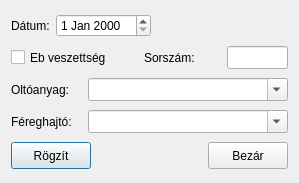
<?xml version="1.0" encoding="UTF-8"?>
<ui version="4.0">
 <class>frmOlt</class>
 <widget class="QDialog" name="frmOlt">
  <property name="geometry">
   <rect>
    <x>0</x>
    <y>0</y>
    <width>299</width>
    <height>183</height>
   </rect>
  </property>
  <property name="windowTitle">
   <string>Oltás - Féreghajtás</string>
  </property>
  <property name="windowIcon">
   <iconset resource="images.qrc">
    <normaloff>:/images/1263673602_Antivirus-64.png</normaloff>:/images/1263673602_Antivirus-64.png</iconset>
  </property>
  <layout class="QGridLayout" name="gridLayout_2">
   <item row="0" column="0">
    <layout class="QHBoxLayout" name="horizontalLayout">
     <item>
      <widget class="QLabel" name="label">
       <property name="text">
        <string>Dátum:</string>
       </property>
      </widget>
     </item>
     <item>
      <widget class="QDateEdit" name="dateEdit">
       <property name="minimumSize">
        <size>
         <width>0</width>
         <height>23</height>
        </size>
       </property>
       <property name="maximumSize">
        <size>
         <width>16777215</width>
         <height>23</height>
        </size>
       </property>
      </widget>
     </item>
     <item>
      <spacer name="horizontalSpacer_4">
       <property name="orientation">
        <enum>Qt::Horizontal</enum>
       </property>
       <property name="sizeHint" stdset="0">
        <size>
         <width>40</width>
         <height>20</height>
        </size>
       </property>
      </spacer>
     </item>
    </layout>
   </item>
   <item row="1" column="0">
    <layout class="QGridLayout" name="gridLayout">
     <item row="0" column="0">
      <widget class="QCheckBox" name="checkBox">
       <property name="minimumSize">
        <size>
         <width>127</width>
         <height>23</height>
        </size>
       </property>
       <property name="maximumSize">
        <size>
         <width>127</width>
         <height>23</height>
        </size>
       </property>
       <property name="text">
        <string>Eb veszettség</string>
       </property>
      </widget>
     </item>
     <item row="0" column="1">
      <widget class="QLabel" name="label_2">
       <property name="text">
        <string>Sorszám:</string>
       </property>
      </widget>
     </item>
     <item row="0" column="2">
      <widget class="QLineEdit" name="lineEdit">
       <property name="minimumSize">
        <size>
         <width>61</width>
         <height>23</height>
        </size>
       </property>
       <property name="maximumSize">
        <size>
         <width>61</width>
         <height>23</height>
        </size>
       </property>
       <property name="alignment">
        <set>Qt::AlignRight|Qt::AlignTrailing|Qt::AlignVCenter</set>
       </property>
      </widget>
     </item>
    </layout>
   </item>
   <item row="2" column="0">
    <layout class="QGridLayout" name="gridLayout_4">
     <item row="0" column="0">
      <widget class="QLabel" name="label_3">
       <property name="text">
        <string>Oltóanyag:</string>
       </property>
      </widget>
     </item>
     <item row="0" column="1">
      <widget class="QComboBox" name="comboBox">
       <property name="minimumSize">
        <size>
         <width>200</width>
         <height>23</height>
        </size>
       </property>
       <property name="maximumSize">
        <size>
         <width>16777215</width>
         <height>23</height>
        </size>
       </property>
       <property name="editable">
        <bool>true</bool>
       </property>
      </widget>
     </item>
    </layout>
   </item>
   <item row="3" column="0">
    <layout class="QGridLayout" name="gridLayout_5">
     <item row="0" column="0">
      <widget class="QLabel" name="label_4">
       <property name="text">
        <string>Féreghajtó:</string>
       </property>
      </widget>
     </item>
     <item row="0" column="1">
      <widget class="QComboBox" name="comboBox_2">
       <property name="minimumSize">
        <size>
         <width>200</width>
         <height>23</height>
        </size>
       </property>
       <property name="maximumSize">
        <size>
         <width>16777215</width>
         <height>23</height>
        </size>
       </property>
       <property name="editable">
        <bool>true</bool>
       </property>
      </widget>
     </item>
    </layout>
   </item>
   <item row="4" column="0">
    <layout class="QGridLayout" name="gridLayout_6">
     <item row="0" column="0">
      <widget class="QPushButton" name="pushButton_2">
       <property name="minimumSize">
        <size>
         <width>0</width>
         <height>27</height>
        </size>
       </property>
       <property name="maximumSize">
        <size>
         <width>16777215</width>
         <height>27</height>
        </size>
       </property>
       <property name="text">
        <string notr="true">Rögzít</string>
       </property>
      </widget>
     </item>
     <item row="0" column="1">
      <spacer name="horizontalSpacer_3">
       <property name="orientation">
        <enum>Qt::Horizontal</enum>
       </property>
       <property name="sizeHint" stdset="0">
        <size>
         <width>78</width>
         <height>20</height>
        </size>
       </property>
      </spacer>
     </item>
     <item row="0" column="2">
      <widget class="QPushButton" name="pushButton">
       <property name="minimumSize">
        <size>
         <width>0</width>
         <height>27</height>
        </size>
       </property>
       <property name="maximumSize">
        <size>
         <width>16777215</width>
         <height>27</height>
        </size>
       </property>
       <property name="text">
        <string>Bezár</string>
       </property>
      </widget>
     </item>
    </layout>
   </item>
  </layout>
 </widget>
 <resources>
  <include location="images.qrc"/>
 </resources>
 <connections/>
</ui>
